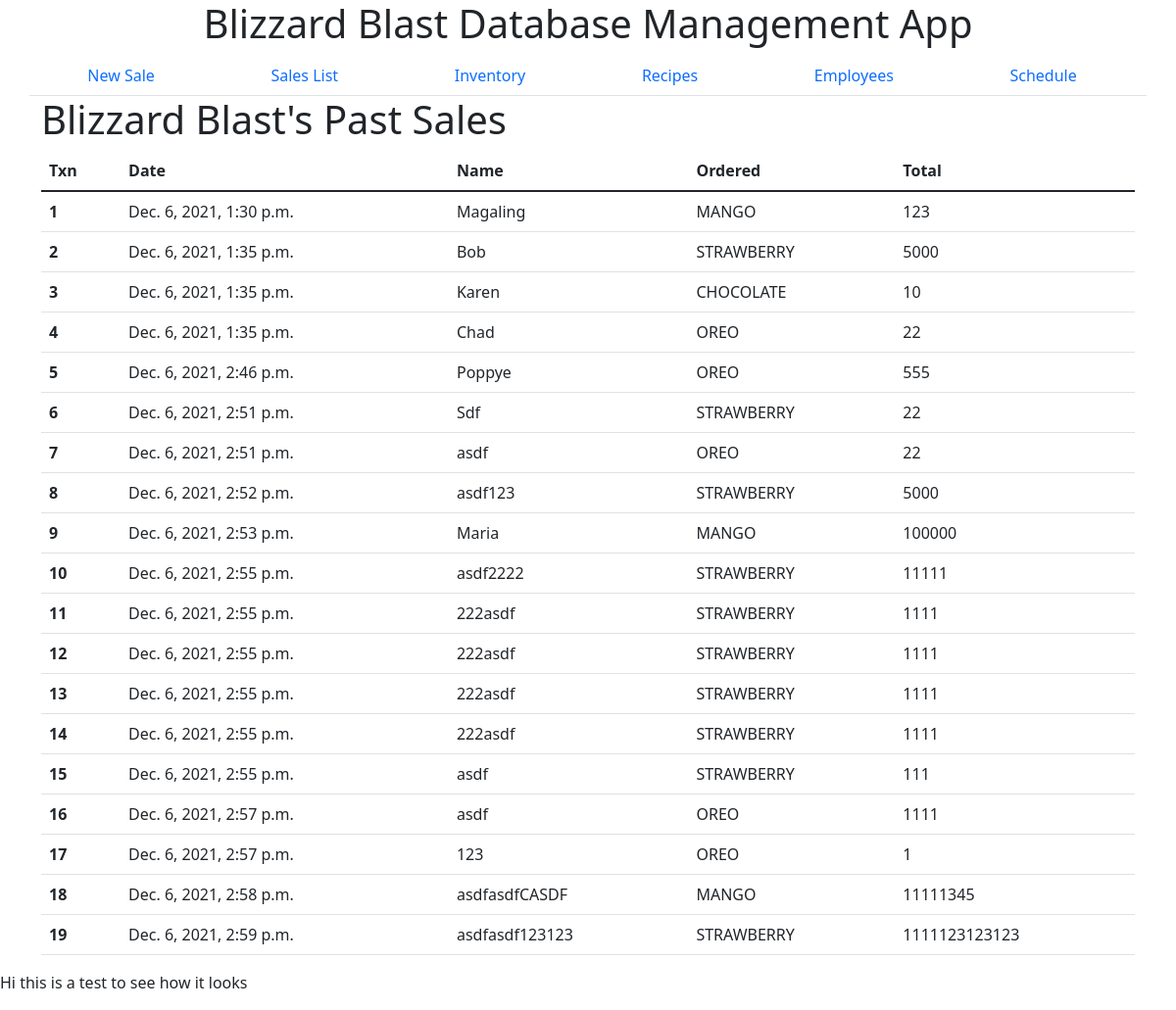
/sales_list/, run on the app's committed database.
### Database_Manager/models.py (models this page shows, shortened)
class OrderSample(models.Model):
    txn = models.BigAutoField(primary_key=True)
    date_ordered = models.DateTimeField(default=timezone.now)
    customer_name = models.CharField(max_length=255)
    milkshake_choices = [
        ('MANGO', 'Mango Manza'),
        ('STRAWBERRY', 'Strawberry Carry'),
        ('OREO', 'Ore-ion'),
        ('CHOCOLATE', 'Tsokolate'),
    ]
    milkshake_ordered = models.CharField(blank=True, max_length=50, choices=milkshake_choices)
    total = models.IntegerField()

### Database_Manager/views.py (the view)
# urls.py: path('sales_list/', views.sales_list, name='manage_sales_list'),
def sales_list(request):
    context = {
        'sales': OrderSample.objects.all()
    }
    return render(request, 'Database_Manager/sales_list.html', context)

### Database_Manager/templates/Database_Manager/sales_list.html (shortened to what this page needs)
{% extends "Database_Manager/base.html" %}
{% block content %}
    <h1>Blizzard Blast's Past Sales</h1>
    <table class="table">
        <thead>
          <tr>
            <th scope="col">Txn</th>
            <th scope="col">Date</th>
            <th scope="col">Name</th>
            <th scope="col">Ordered</th>
            <th scope="col">Total</th>
          </tr>
        </thead>
        <tbody>
          {% for sales in sales %}
            <tr>
              <th scope="row">{{ sales.txn }}</th>
              <td>{{ sales.date_ordered }}</td>
              <td>{{ sales.customer_name }}</td>
              <td>{{ sales.milkshake_ordered }}</td>
              <td>{{ sales.total }}</td>
            </tr>
          {% endfor %}
        </tbody>
      </table>
{% endblock content %}

### Database_Manager/templates/Database_Manager/base.html (shortened to what this page needs)
<!DOCTYPE html>
<html>
    <head>
        <link href="https://cdn.jsdelivr.net/npm/bootstrap@5.1.3/dist/css/bootstrap.min.css" rel="stylesheet">
    </head>
<body>
    <header>
        <h1 class="container d-flex justify-content-center">Blizzard Blast Database Management App</h1>
        <nav class="container nav nav-tabs nav-fill bg-white">
            <a class="nav-link" href="{% url 'manage_home' %}">New Sale</a>
            <a class="nav-link" href="{% url 'manage_sales_list' %}">Sales List</a>
            <a class="nav-link" href="{% url 'manage_inventory' %}">Inventory</a>
            <a class="nav-link" href="{% url 'manage_recipes' %}">Recipes</a>
            <a class="nav-link" href="{% url 'manage_employees' %}">Employees</a>
            <a class="nav-link" href="{% url 'manage_schedule' %}">Schedule</a>
        </nav>
    </header>
    <div class="container">
        {% block content %}{% endblock content %}
    </div>
    <p>Hi this is a test to see how it looks</p>
</body>
</html>

### data on the page
OrderSample: txn "1", date_ordered "Dec. 6, 2021, 1:30 p.m.", customer_name "Magaling", milkshake_ordered "MANGO", total "123"
OrderSample: txn "2", date_ordered "Dec. 6, 2021, 1:35 p.m.", customer_name "Bob", milkshake_ordered "STRAWBERRY", total "5000"
OrderSample: txn "3", date_ordered "Dec. 6, 2021, 1:35 p.m.", customer_name "Karen", milkshake_ordered "CHOCOLATE", total "10"
OrderSample: txn "4", date_ordered "Dec. 6, 2021, 1:35 p.m.", customer_name "Chad", milkshake_ordered "OREO", total "22"
OrderSample: txn "5", date_ordered "Dec. 6, 2021, 2:46 p.m.", customer_name "Poppye", milkshake_ordered "OREO", total "555"
OrderSample: txn "6", date_ordered "Dec. 6, 2021, 2:51 p.m.", customer_name "Sdf", milkshake_ordered "STRAWBERRY", total "22"
OrderSample: txn "7", date_ordered "Dec. 6, 2021, 2:51 p.m.", customer_name "asdf", milkshake_ordered "OREO", total "22"
OrderSample: txn "8", date_ordered "Dec. 6, 2021, 2:52 p.m.", customer_name "asdf123", milkshake_ordered "STRAWBERRY", total "5000"
OrderSample: txn "9", date_ordered "Dec. 6, 2021, 2:53 p.m.", customer_name "Maria", milkshake_ordered "MANGO", total "100000"
OrderSample: txn "10", date_ordered "Dec. 6, 2021, 2:55 p.m.", customer_name "asdf2222", milkshake_ordered "STRAWBERRY", total "11111"
OrderSample: txn "11", date_ordered "Dec. 6, 2021, 2:55 p.m.", customer_name "222asdf", milkshake_ordered "STRAWBERRY", total "1111"
OrderSample: txn "12", date_ordered "Dec. 6, 2021, 2:55 p.m.", customer_name "222asdf", milkshake_ordered "STRAWBERRY", total "1111"
OrderSample: txn "13", date_ordered "Dec. 6, 2021, 2:55 p.m.", customer_name "222asdf", milkshake_ordered "STRAWBERRY", total "1111"
OrderSample: txn "14", date_ordered "Dec. 6, 2021, 2:55 p.m.", customer_name "222asdf", milkshake_ordered "STRAWBERRY", total "1111"
OrderSample: txn "15", date_ordered "Dec. 6, 2021, 2:55 p.m.", customer_name "asdf", milkshake_ordered "STRAWBERRY", total "111"
OrderSample: txn "16", date_ordered "Dec. 6, 2021, 2:57 p.m.", customer_name "asdf", milkshake_ordered "OREO", total "1111"
OrderSample: txn "17", date_ordered "Dec. 6, 2021, 2:57 p.m.", customer_name "123", milkshake_ordered "OREO", total "1"
OrderSample: txn "18", date_ordered "Dec. 6, 2021, 2:58 p.m.", customer_name "asdfasdfCASDF", milkshake_ordered "MANGO", total "11111345"
OrderSample: txn "19", date_ordered "Dec. 6, 2021, 2:59 p.m.", customer_name "asdfasdf123123", milkshake_ordered "STRAWBERRY", total "1111123123123"
